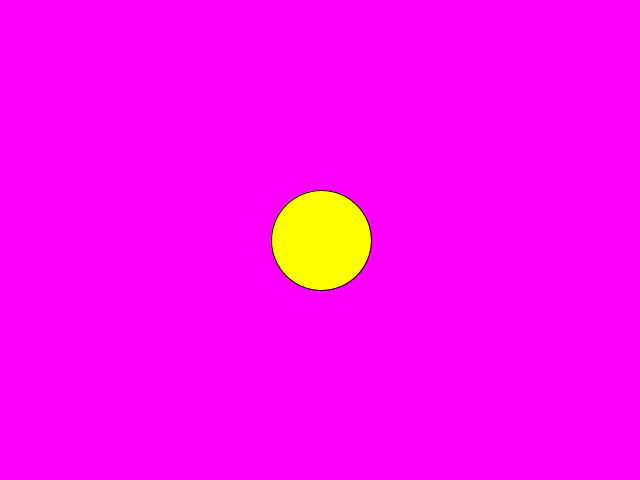
Frame 1 (no input)
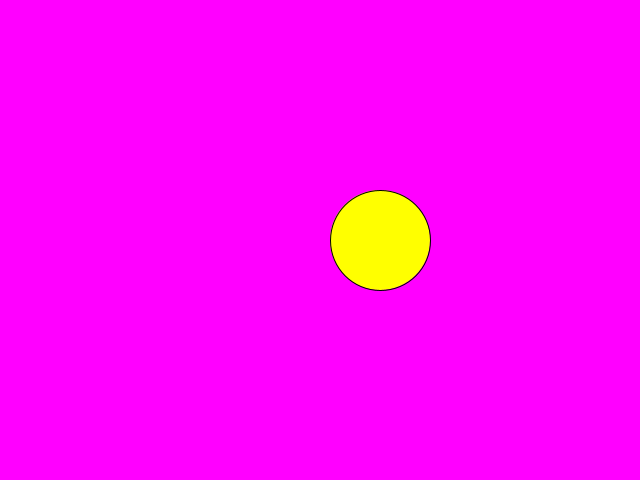
Frame 60 (the mouse pressed at the canvas centre just before this capture)
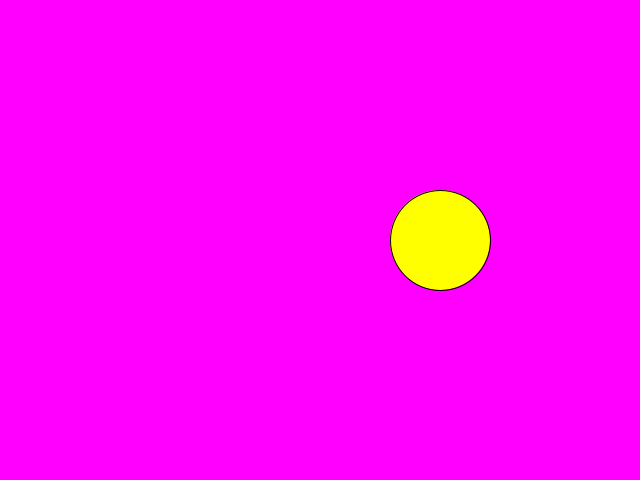
Frame 120 (the mouse held since frame 60 and released just before this capture)

The Processing sketch that drew these frames (run headless with seeded random() and noise(); from frame 60 on, the mouse is pressed at the canvas centre):

// Processing sketch: light
// ── light.pde
int horizontalSize = 640;
int verticalSize = 480;
final color white = color (255, 255, 255);
final color black = color (0, 0, 0);
final color red = color (255, 0, 0);
final color green = color (0, 255, 0);
final color blue = color (0, 0, 255);
final color yellow = color (255, 255, 0);
final color magenta = color (255, 0, 255);
final color cyan = color (0, 255, 255);
final color darkGrey = color (100);
final color lightGrey = color (200);

class Light {
  float x;
  float y;
  float r;
  color c;
  boolean on;
  float duration;
  float vx;
  float vy;
  
  Light (float x, float y, float r, color c, float duration){
    this.x = x;
    this.y = y;
    this.r = r;
    this.c = c;
    this.on = true;
    this.duration = duration;
    this.vx = 0;
    this.vy = 0;
  }
  
  void draw (){
    fill (on ? yellow : lightGrey);
    circle (x, y, 2*r);
    
  }
  
  boolean isOn (float t){
    return t%4 <= 2;
  }
  
  void move (){
    x += vx;
    y += vy;
  }
  
  void start (float vx, float vy){
    this.vx = vx;
    this.vy = vy; 
  }
  
}

Light myLight;

void settings (){
  size(horizontalSize, verticalSize);
}

void setup (){
  myLight = new Light(width/2, height/2, 50, yellow, 2);
  myLight.start (1, 0);
}

void update(){
  myLight.on = myLight.isOn (frameCount/60.0);
  if (myLight.x + myLight.r >= width)
    myLight.start (-1, 0);
   else if (myLight.x - myLight.r <= 0)
     myLight.start (1, 0);
   myLight.move ();
   
  
}

void draw(){
  update ();
  background (magenta);
  myLight.draw();
}
